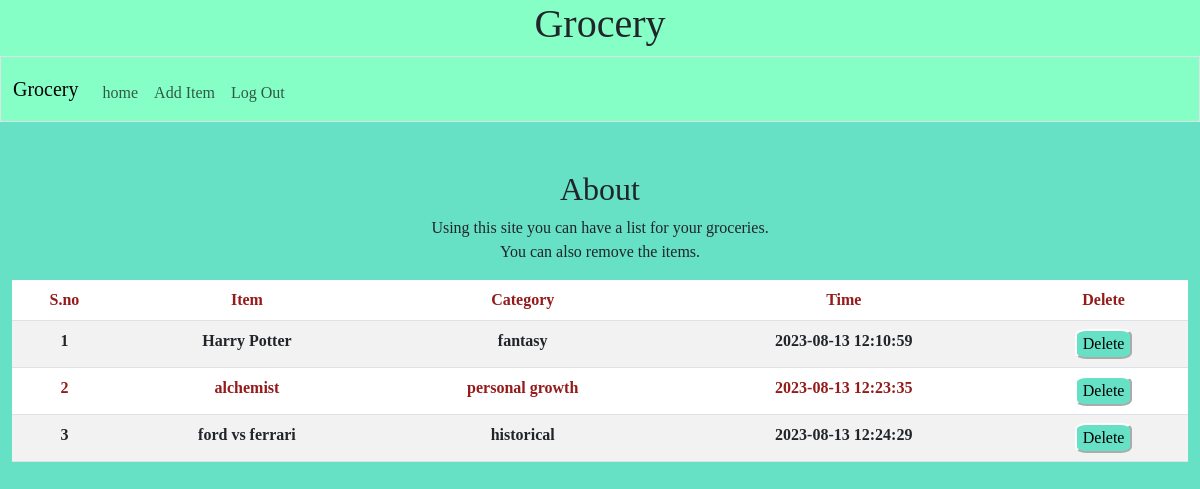
The page / (signed in) on the database its author committed.
### tables this page shows
CREATE TABLE 'items' ('id' INTEGER PRIMARY KEY NOT NULL, 'user_id' TEXT, 'name' TEXT, 'author' TEXT,'category' TEXT, 'time'  TEXT DEFAULT CURRENT_TIMESTAMP  );

### app.py (the view)
@app.route('/')
@login_required
def index():
    items = db.execute("SELECT * FROM items WHERE user_id= ?", session["user_id"])
    return render_template("index.html", items=items)

### app.py (called while the page is built)
@app.after_request
def after_request(response):
    response.headers["Cache-Control"] = "no-cache, no-store, must-revalidate"
    response.headers["Expires"] = 0
    response.headers["Pragma"] = "no-cache"
    return response

### helpers.py (called while the page is built)
def login_required(f):
    @wraps(f)
    def decorated_function(*args, **kwargs):
        if session.get("user_id") is None:
            return redirect("/login")
        return f(*args, **kwargs)
    return decorated_function

### templates/index.html (shortened to what this page needs)
{% extends "layout.html" %}
{% block main %}
<div>
    <h2>About</h2>
    <p>Using this site you can have a list for your groceries.
        <br>
        You can also remove the items.
    </p>
</div>
<table class="table table-striped">
    <thead>
        <tr>
            <th>S.no</th>
            <th>Item</th>
            <th>Category</th>
            <th>Time</th>
            <th>Delete</th>
        </tr>
    </thead>
    <tbody>
        {% for item in items %}
        <tr>
            <th>{{loop.index}} </th>
            <th>{{ item.name }}</th>
            <th>{{ item.category }} </th>
            <th>{{ item.time }} </th>
            <th><button class="deleteBtn" name="{{item.id}}" data-id={{item.id}}>Delete</button> </th>
        </tr>
        {% endfor %}
    </tbody>
</table>
{% endblock %}

### static/styles.css (style rules this page uses)
body { background: #66e1c6; padding: 0px; font-family: 'Times New Roman', Times, serif }
.table { --bs-table-color-type: #951b1b; }
.deleteBtn { border-radius : 20%; border-color: white; background-color : #66e1c6; }

### rows shown on the page
items: name "Harry Potter", category "fantasy", time "2023-08-13 12:10:59"
items: name "alchemist", category "personal growth", time "2023-08-13 12:23:35"
items: name "ford vs ferrari", category "historical", time "2023-08-13 12:24:29"
